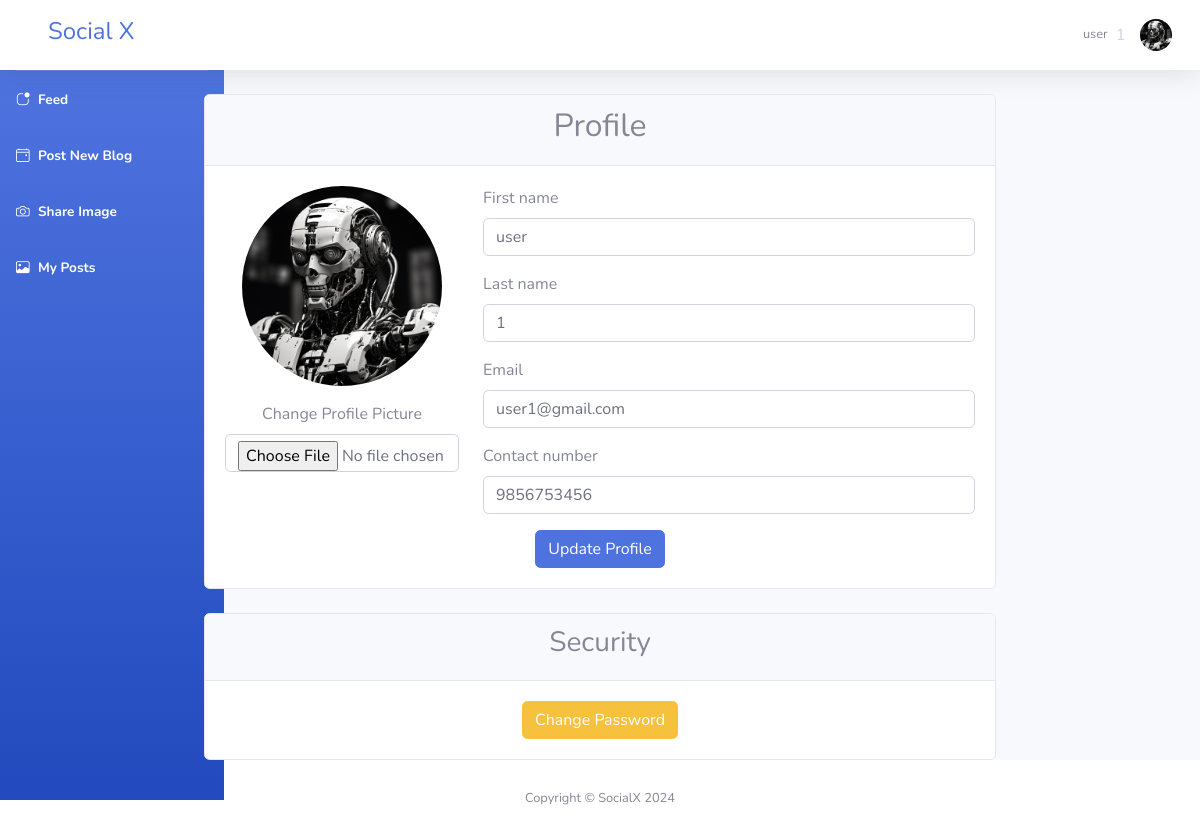
/profileupdate/ (signed in), run on the app's committed database.
### account_app/models.py (models this page shows, shortened)
class CustomUser(AbstractUser):
    phone_regex = RegexValidator(
        regex=r'^\+?1?\d{10}$',
        message="Phone number must be entered in the format: '+9999999999'. Up to 10 digits allowed."
    )
    email = models.EmailField(unique=True)
    profile_picture = models.ImageField(upload_to='profile_pics/', null=True, blank=True)
    contact_number = models.CharField(validators=[phone_regex], max_length=17, blank=True)

### account_app/views.py (the view)
# urls.py: path('profileupdate/',views.profile_update_view, name='updateprofile'),
def profile_update_view(request):
    if request.method == 'POST':
        form = UserUpdateForm(request.POST, request.FILES, instance=request.user)
        if form.is_valid():
            form.save()
            messages.success(request, 'Your profile has been updated successfully!')
            return redirect('profile')
    else:
        form = UserUpdateForm(instance=request.user)
    return render(request, 'accounts/profileupdate.html', {'form': form})

### account_app/forms.py
class UserUpdateForm(forms.ModelForm):
    email = forms.EmailField(widget=forms.EmailInput(attrs={'class': 'form-control'}))
    first_name = forms.CharField(widget=forms.TextInput(attrs={'class': 'form-control'}))
    last_name = forms.CharField(widget=forms.TextInput(attrs={'class': 'form-control'}))
    contact_number = forms.CharField(widget=forms.TextInput(attrs={'class': 'form-control'}))
    profile_picture = forms.ImageField(
        widget=forms.FileInput(attrs={'class': 'form-control'}),
        required=False
    )
    class Meta:
        model = CustomUser
        fields = ['first_name', 'last_name', 'email', 'contact_number', 'profile_picture']

### templates/accounts/profileupdate.html (shortened to what this page needs)
{% extends 'accounts/base.html' %}
{% block content %}
<div class="row justify-content-center">
    <div class="col-md-8">
        <div class="card">
            <div class="card-header">
                <h2 class="text-center">Profile</h2>
            </div>
            <div class="card-body">
                <form method="post" enctype="multipart/form-data">
                    <div class="row">
                        <div class="col-md-4 text-center mb-4">
                            {% if user.profile_picture %}
                                <img src="{{ user.profile_picture.url }}" alt="Profile Picture"
                                     class="img-fluid rounded-circle mb-3" style="max-width: 200px;">
                            {% else %}
                                <img src="https://via.placeholder.com/200" alt="Default Profile Picture"
                                     class="img-fluid rounded-circle mb-3">
                            {% endif %}
                            <div class="mb-3">
                                <label for="{{ form.profile_picture.id_for_label }}" class="form-label">
                                    Change Profile Picture
                                </label>
                                {{ form.profile_picture }}
                            </div>
                        </div>
                        <div class="col-md-8">
                            {% for field in form %}
                                {% if field.name != 'profile_picture' %}
                                    <div class="mb-3">
                                        <label for="{{ field.id_for_label }}" class="form-label">
                                            {{ field.label }}
                                        </label>
                                        {{ field }}
                                    </div>
                                {% endif %}
                            {% endfor %}
                        </div>
                    </div>
                    <div class="text-center">
                        <button type="submit" class="btn btn-primary">Update Profile</button>
                    </div>
                </form>
            </div>
        </div>
        <div class="card mt-4">
            <div class="card-header">
                <h3 class="text-center">Security</h3>
            </div>
            <div class="card-body text-center">
                <a href="{% url 'password_reset' %}" class="btn btn-warning">
                    Change Password
                </a>
            </div>
        </div>
    </div>
</div>
{% endblock %}

### templates/accounts/base.html (shortened to what this page needs)
<!DOCTYPE html>
{% load static %}
<html lang="en">
<head>
    <link href="{% static 'vendor/fontawesome-free/css/all.min.css' %}" rel="stylesheet" type="text/css">
    <link href="{% static 'css/sb-admin-2.min.css' %}" rel="stylesheet">
    <link rel="stylesheet" href="https://cdn.jsdelivr.net/npm/bootstrap-icons@1.11.3/font/bootstrap-icons.min.css">
</head>
<body id="page-top">
    <div id="wrapper">
        <ul class="navbar-nav bg-gradient-primary sidebar sidebar-dark accordion" id="accordionSidebar">
            <a class="sidebar-brand d-flex align-items-center justify-content-center" href="{% url 'feed' %}">
                <div class="sidebar-brand-icon rotate-n-15">
                </div>
                <div class="sidebar-brand-text mx-3">Go to <sup>x</sup></div>
            </a>
            <hr class="sidebar-divider my-0">
            <li class="nav-item active">
                <a class="nav-link" href="{% url 'feed' %}">
                    <i class="bi bi-app-indicator"></i>
                    <span>Feed</span></a>
            </li>
            <li class="nav-item active">
                <a class="nav-link" href="{% url 'create_blog_post' %}">
                    <i class="bi bi-calendar4-event"></i>
                    <span>Post New Blog</span></a>
            </li>
            <li class="nav-item active">
                <a class="nav-link" href="{% url 'create_image_post' %}">
                    <i class="bi bi-camera"></i>
                    <span>Share Image</span></a>
            </li>
            <li class="nav-item active">
                <a class="nav-link" href="{% url 'user_posts' user.username %}">
                    <i class="bi bi-image"></i>
                    <span>My Posts</span></a>
            </li>
        </ul>
        <div id="content-wrapper" class="d-flex flex-column">
            <div id="content">
                <nav class="navbar navbar-expand navbar-light bg-white topbar mb-4 static-top shadow">
                    <form
                        class="d-none d-sm-inline-block form-inline mr-auto ml-md-3 my-2 my-md-0 mw-100 navbar-search">
                        <div class="input-group">
                            <a class="sidebar-brand d-flex align-items-center justify-content-center" href="{% url 'feed' %}">
                                <div class="sidebar-brand-text mx-3"><h4>Social X</h4></div>
                            </a>
                        </div>
                    </form>
                      <ul class="navbar-nav ml-auto">
                        <li class="nav-item dropdown no-arrow">
                            <a class="nav-link dropdown-toggle" href="#" id="userDropdown" role="button"
                                data-toggle="dropdown" aria-haspopup="true" aria-expanded="false">
                                <span class="mr-2 d-none d-lg-inline text-gray-600 small">{{ user.first_name }}</span> <span>{{ user.last_name }}ㅤ</span>
                                <img class="img-profile rounded-circle"
                                    src="{{ user.profile_picture.url }}">
                            </a>
                        </li>
                    </ul>
                </nav>
                    {% block content %}{% endblock %}
            </div>
            <footer class="sticky-footer bg-white">
                <div class="container my-auto">
                    <div class="copyright text-center my-auto">
                        <span>Copyright &copy; SocialX 2024</span>
                    </div>
                </div>
            </footer>
        </div>
    </div>
</body>
</html>

### templates/accounts/base.html (style rules this page uses)
.sidebar { position: fixed; }

### data on the page
CustomUser: first_name "user", last_name "1", profile_picture (picture), form "user" "1" "user1@gmail.com" "9856753456"

### other printed values
{{ field.label }} "First name" "Last name" "Email" "Contact number"
